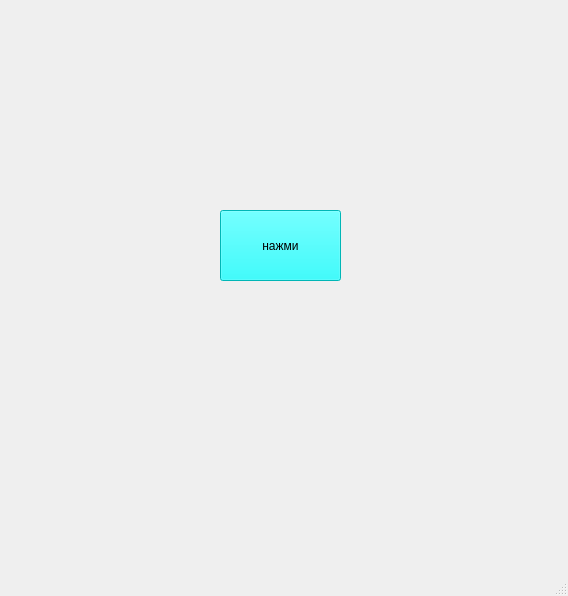
<?xml version="1.0" encoding="UTF-8"?>
<ui version="4.0">
 <class>MainWindow</class>
 <widget class="QMainWindow" name="MainWindow">
  <property name="geometry">
   <rect>
    <x>0</x>
    <y>0</y>
    <width>568</width>
    <height>596</height>
   </rect>
  </property>
  <property name="windowTitle">
   <string>MainWindow</string>
  </property>
  <widget class="QWidget" name="centralwidget">
   <widget class="QPushButton" name="pushButton">
    <property name="geometry">
     <rect>
      <x>220</x>
      <y>210</y>
      <width>121</width>
      <height>71</height>
     </rect>
    </property>
    <property name="styleSheet">
     <string notr="true">background-color: rgb(255, 255, 0);
background-color: rgb(0, 255, 255);</string>
    </property>
    <property name="text">
     <string>нажми</string>
    </property>
   </widget>
  </widget>
  <widget class="QMenuBar" name="menubar">
   <property name="geometry">
    <rect>
     <x>0</x>
     <y>0</y>
     <width>568</width>
     <height>26</height>
    </rect>
   </property>
  </widget>
  <widget class="QStatusBar" name="statusbar"/>
 </widget>
 <resources/>
 <connections/>
</ui>
